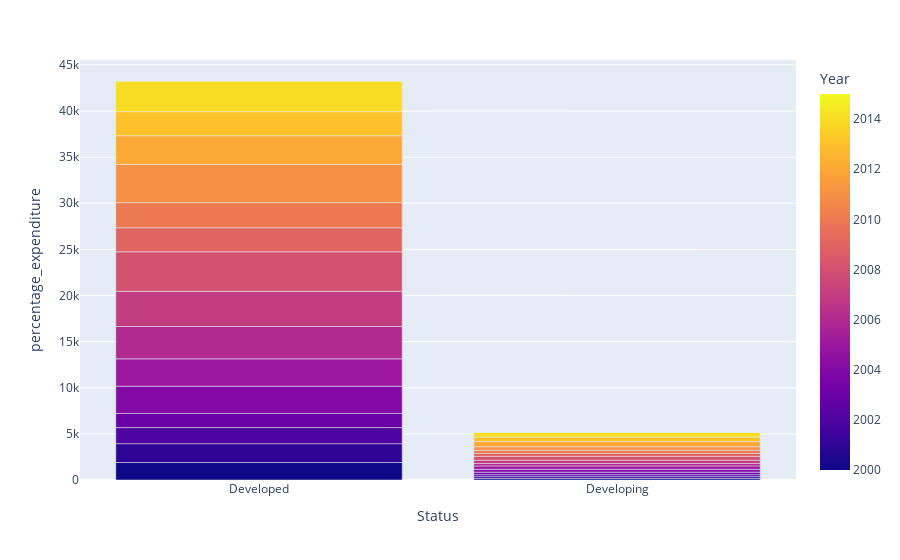

This figure's notebook cell:
### Code cell
px.bar(status_per_year,x='Status',y='percentage_expenditure',color='Year')

### Figure 1 — Plotly figure (JSON) as saved in the notebook; plotly's stock layout.template omitted (floating-point values rounded to 4 significant figures)
{"data": [{"hovertemplate": "Status=%{x}<br>percentage_expenditure=%{y}<br>Year=%{marker.color}<extra></extra>", "legendgroup": "", "marker": {"color": [2000, 2001, 2002, 2003, 2004, 2005, 2006, 2007, 2008, 2009, 2010, 2011, 2012, 2013, 2014, 2015, 2000, 2001, 2002, 2003, 2004, 2005, 2006, 2007, 2008, 2009, 2010, 2011, 2012, 2013, 2014, 2015], "coloraxis": "coloraxis", "pattern": {"shape": ""}}, "name": "", "orientation": "v", "showlegend": false, "textposition": "auto", "type": "bar", "x": ["Developed", "Developed", "Developed", "Developed", "Developed", "Developed", "Developed", "Developed", "Developed", "Developed", "Developed", "Developed", "Developed", "Developed", "Developed", "Developed", "Developing", "Developing", "Developing", "Developing", "Developing", "Developing", "Developing", "Developing", "Developing", "Developing", "Developing", "Developing", "Developing", "Developing", "Developing", "Developing"], "xaxis": "x", "y": [1898.0, 2042.0, 1742.0, 1532.0, 2963.0, 2956.0, 3507.0, 3818.0, 4283.0, 2607.0, 2720.0, 4134.0, 3123.0, 2611.0, 3323.0, 0.0, 172.1, 193.4, 208.7, 274.8, 308.1, 371.4, 261.2, 347.6, 420.3, 319.9, 354.7, 371.7, 564.1, 484.0, 510.0, 2.889], "yaxis": "y"}], "layout": {"barmode": "relative", "coloraxis": {"colorbar": {"title": {"text": "Year"}}, "colorscale": [[0, "#0d0887"], [0.1111, "#46039f"], [0.2222, "#7201a8"], [0.3333, "#9c179e"], [0.4444, "#bd3786"], [0.5556, "#d8576b"], [0.6667, "#ed7953"], [0.7778, "#fb9f3a"], [0.8889, "#fdca26"], [1, "#f0f921"]]}, "legend": {"tracegroupgap": 0}, "margin": {"t": 60}, "xaxis": {"anchor": "y", "domain": [0, 1], "title": {"text": "Status"}}, "yaxis": {"anchor": "x", "domain": [0, 1], "title": {"text": "percentage_expenditure"}}}}
